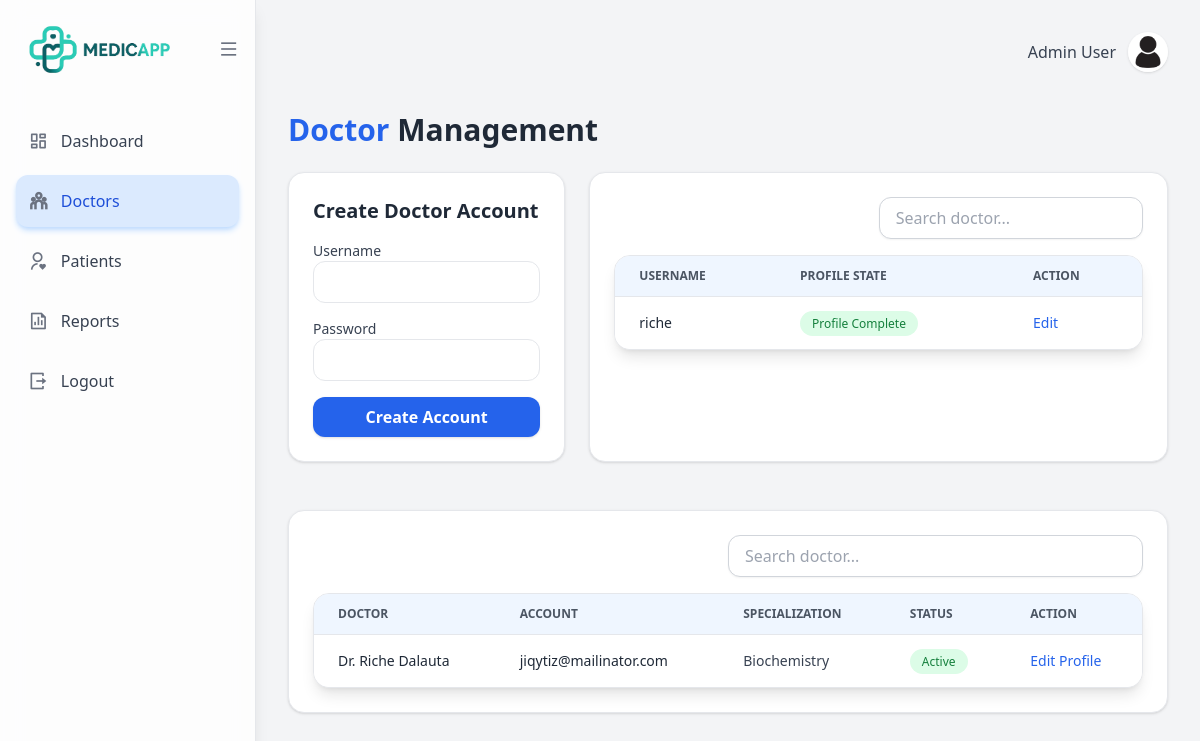
The app's page /admin/admin_doctors, older data.
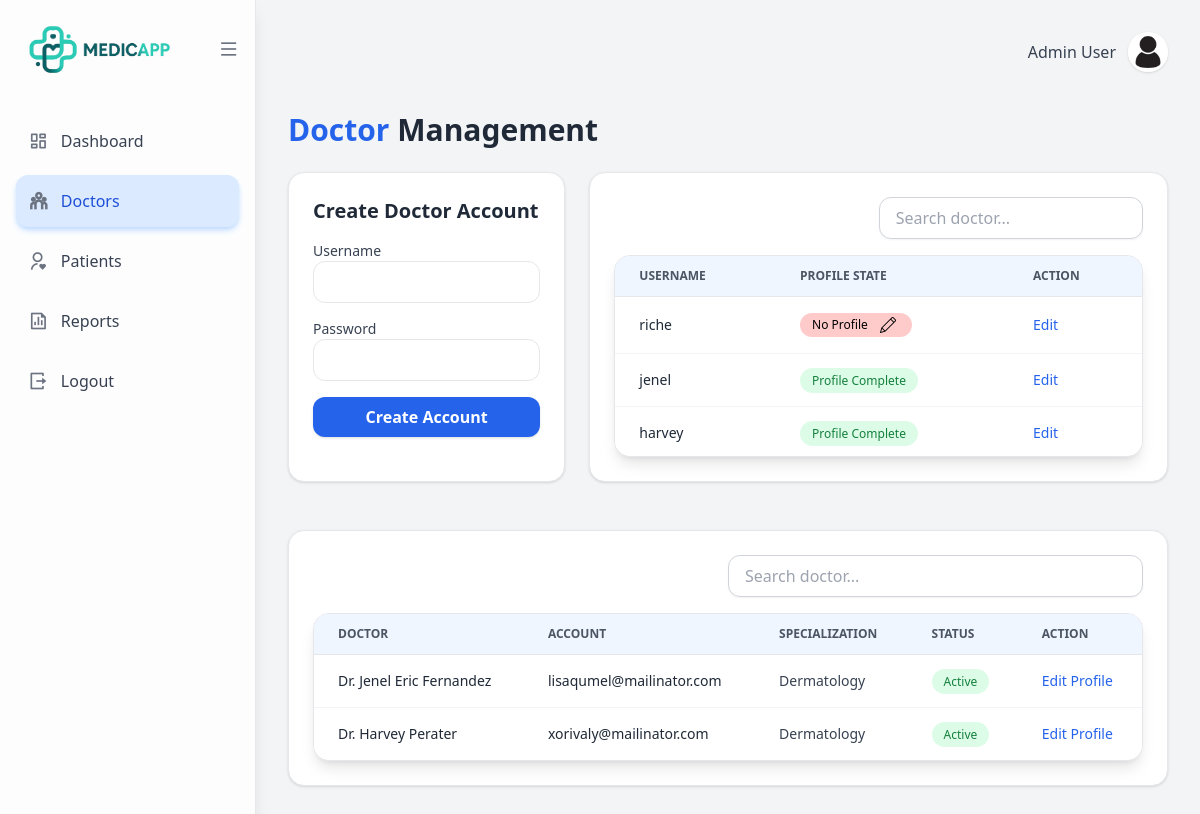
The same page, newer data.
### app/models/account.py (models this page shows)
class Account(db.Model):
    __tablename__ = "account"
    account_id: Mapped[int] = mapped_column(Integer, primary_key=True, autoincrement=True)
    username: Mapped[str] = mapped_column(String(100), unique=True)
    password: Mapped[str] = mapped_column(String(100))
    role: Mapped[str] = mapped_column(String(20))
    created_at: Mapped[datetime] = mapped_column(DateTime, default=datetime.utcnow)
    patient = relationship("Patient", back_populates="account", uselist=False)
    doctor = relationship("Doctor", back_populates="account", uselist=False)

### app/models/doctor.py (models this page shows)
class Doctor(db.Model):
    __tablename__ = "doctor"
    doctor_id: Mapped[int] = mapped_column(Integer, primary_key=True, autoincrement=True)
    account_id: Mapped[int] = mapped_column(ForeignKey("account.account_id"), unique=True)
    firstname: Mapped[str] = mapped_column(EncryptedColumn, nullable=False)
    middlename: Mapped[str] = mapped_column(EncryptedColumn, nullable=True)
    lastname: Mapped[str] = mapped_column(EncryptedColumn, nullable=False)
    age: Mapped[int] = mapped_column(Integer, nullable=False)
    bloodtype: Mapped[str] = mapped_column(EncryptedColumn, nullable=True)
    height: Mapped[str] = mapped_column(EncryptedColumn, nullable=True)
    weight: Mapped[str] = mapped_column(EncryptedColumn, nullable=True)
    specialization: Mapped[str] = mapped_column(EncryptedColumn, nullable=True)
    gender: Mapped[str] = mapped_column(EncryptedColumn, nullable=False)
    dob: Mapped[str] = mapped_column(EncryptedColumn, nullable=False)
    pob: Mapped[str] = mapped_column(EncryptedColumn, nullable=False)
    civilstatus: Mapped[str] = mapped_column(EncryptedColumn, nullable=False)
    degree: Mapped[str] = mapped_column(EncryptedColumn, nullable=False)
    nationality: Mapped[str] = mapped_column(EncryptedColumn, nullable=False)
    religion: Mapped[str] = mapped_column(EncryptedColumn, nullable=False)
    phone: Mapped[str] = mapped_column(EncryptedColumn, nullable=False)
    email: Mapped[str] = mapped_column(EncryptedColumn, nullable=False)
    profile_image: Mapped[str | None] = mapped_column(String(255), nullable=True)
    created_at: Mapped[datetime] = mapped_column(DateTime, default=datetime.utcnow, nullable=False)
    account: Mapped["Account"] = relationship(back_populates="doctor")
    appointments: Mapped[list["Appointment"]] = relationship(back_populates="doctor")
    records: Mapped[list["MedicalRecord"]] = relationship(back_populates="doctor")
    doctor_schedule: Mapped["Doctor_Schedule"] = relationship(back_populates="doctor")

### app/routes/admin/doctors.py (the view, shortened to what this page needs)
@admin_bp.route('/admin_doctors', methods=['GET', 'POST'])
def admin_doctors():
    account_id = request.args.get('account_id', type=int)
    edit_account = Account.query.get(account_id) if account_id else None
    doctors = Doctor.query.all()
    doctors_data = [
        {
            "doctor_id": d.doctor_id,
            "account_id": d.account_id,
            "firstname": d.firstname,
            "middlename": d.middlename,
            "lastname": d.lastname,
            "gender": d.gender,
            "dob": d.dob,
            "pob": d.pob,
            "bloodtype": d.bloodtype,
            "civilstatus": d.civilstatus,
            "nationality": d.nationality,
            "religion": d.religion,
            "phone": d.phone,
            "email": d.email,
            "age": d.age,
            "specialization": d.specialization,
            "profile_image": d.profile_image,
            "full_name": " ".join(filter(None, [
                d.firstname,
                d.middlename,
                d.lastname
            ]))
        }
        for d in doctors
    ]
    accounts = (
        db.session.query(Account)
        .outerjoin(Doctor, Doctor.account_id == Account.account_id)
        .filter(Account.role == 'doctor')
        .all()
    )
    return render_template('admin/admin_doctors.html',
                           accounts=accounts,
                           doctors=doctors_data,
                           edit_account=edit_account
                           )

### app/templates/admin/admin_doctors.html (shortened to what this page needs)
{% extends 'base/layout.html' %}
{% block content %}
<div class="w-full flex bg-gray-100">
    {% include 'admin/admin_sidebar.html' %}
    {% include 'base/notification.html' %}
    <div class="flex-1 p-8">
        <div class="flex justify-end items-center gap-3 mb-10">
            <span class="font-medium text-gray-700">Admin User</span>
            <img src="{{ url_for('static', filename='img/profile.jpg')}}"
                 alt="profile"
                 class="rounded-full w-10 h-10 shadow hover:scale-105 transition">
        </div>
        <div class="flex justify-between items-center mb-6">
            <h1 class="text-3xl font-bold text-gray-800">
                <span class="text-blue-600">Doctor</span> Management
            </h1>
        </div>
        <div class="grid grid-cols-3 gap-6">
            <div class="col-span-1 bg-white rounded-2xl shadow p-6 border">
                <h2 class="text-xl font-semibold text-gray-800 mb-4">
                    {{ 'Edit Doctor Account' if edit_account else 'Create Doctor Account' }}
                </h2>
                <form id="accountForm" method="POST" class="space-y-4">
                <div>
                    <label class="block text-sm font-medium text-gray-700">Username</label>
                    <input type="username" name="username"
                        value="{{ edit_account.username if edit_account else '' }}"
                        required
                        class="w-full px-4 py-2 border rounded-xl focus:ring-2 focus:ring-blue-500 outline-none">
                </div>
                <div>
                    <label class="block text-sm font-medium text-gray-700">
                        Password
                    </label>
                    <input type="password" name="password"
                        class="w-full px-4 py-2 border rounded-xl focus:ring-2 focus:ring-blue-500 outline-none">
                </div>
                <button type="submit"
                    class="w-full py-2 bg-blue-600 text-white font-semibold rounded-xl shadow hover:bg-blue-700 transition"
                    onclick="refreshAccounts()">
                    {{ 'Update Account' if edit_account else 'Create Account' }}
                </button>
            </form>
            </div>
            <div class="col-span-2 bg-white rounded-2xl shadow p-6 border">
                <div class="mb-4 flex justify-end">
                    <input type="text"
                        class="w-1/2 px-4 py-2 rounded-xl border border-gray-300 shadow-sm focus:ring-2 focus:ring-blue-500 outline-none transition"
                        placeholder="Search doctor..."
                        name="q"
                        hx-get="/search"
                        hx-trigger="keyup changed delay:500ms"
                        hx-target="#results">
                </div>
                <div class="bg-white shadow-lg rounded-2xl border border-gray-200 overflow-hidden">
                    <div class="max-h-[200px] overflow-y-auto">
                        <table class="min-w-full divide-y divide-gray-200">
                            <thead class="bg-blue-50 sticky top-0 z-10">
                                <tr>
                                    <th class="px-6 py-3 text-left text-xs font-semibold text-gray-600 uppercase">Username</th>
                                    <th class="px-6 py-3 text-left text-xs font-semibold text-gray-600 uppercase">Profile State</th>
                                    <th class="px-6 py-3 text-left text-xs font-semibold text-gray-600 uppercase">Action</th>
                                </tr>
                            </thead>
                            <tbody id="results" class="divide-y divide-gray-100 bg-white transition-opacity duration-300">
                                {% include 'admin/partials/accounts_table_body.html' %}
                            </tbody>
                        </table>
                    </div>
                </div>
            </div>
        </div>
        <div class="w-full bg-white rounded-2xl shadow p-6 border mt-12">
            <div class="mb-4 flex justify-end">
                <input type="text"
                    class="w-1/2 px-4 py-2 rounded-xl border border-gray-300 shadow-sm focus:ring-2 focus:ring-blue-500 outline-none transition"
                    placeholder="Search doctor..."
                    name="q"
                    hx-get="/search"
                    hx-trigger="keyup changed delay:500ms"
                    hx-target="#results">
            </div>
            <div class="bg-white shadow-lg rounded-2xl border border-gray-200 overflow-hidden">
                <div class="max-h-[450px] overflow-y-auto">
                    <table class="min-w-full divide-y divide-gray-200">
                        <thead class="bg-blue-50">
                            <tr>
                                <th class="px-6 py-3 text-left text-xs font-semibold text-gray-600 uppercase">Doctor</th>
                                <th class="px-6 py-3 text-left text-xs font-semibold text-gray-600 uppercase">Account</th>
                                <th class="px-6 py-3 text-left text-xs font-semibold text-gray-600 uppercase">Specialization</th>
                                <th class="px-6 py-3 text-left text-xs font-semibold text-gray-600 uppercase">Status</th>
                                <th class="px-6 py-3 text-left text-xs font-semibold text-gray-600 uppercase">Action</th>
                            </tr>
                        </thead>
                        <tbody id="results" class="divide-y divide-gray-100 bg-white">
                            {% for doctor in doctors %}
                            <tr class="hover:bg-blue-50 transition">
                                <td class="px-6 py-4 text-sm font-medium text-gray-800">
                                    Dr. {{ doctor.firstname }} {{ doctor.lastname }}
                                </td>
                                <td class="px-6 py-4 text-sm font-medium text-gray-800">
                                    {{ doctor.email }}
                                </td>
                                <td class="px-6 py-4 text-sm text-gray-700">
                                    {{ doctor.specialization }}
                                </td>
                                <td class="px-6 py-4 text-sm">
                                    <span class="px-3 py-1 rounded-full text-xs font-medium
                                                bg-green-100 text-green-700">
                                        Active
                                    </span>
                                </td>
                                <td class="px-6 py-4 text-sm flex gap-4">
                                    <a href="{{ url_for('admin.edit_doctor', doctor_id=doctor.doctor_id) }}"
                                    class="text-blue-600 hover:text-blue-800 font-medium">
                                    Edit Profile
                                    </a>
                                </td>
                            </tr>
                            {% endfor %}
                        </tbody>
                    </table>
                </div>
            </div>
        </div>
    </div>
</div>
{% endblock %}

### app/templates/admin/partials/accounts_table_body.html
{% for account in accounts %}
<tr class="hover:bg-blue-50 transition">
    <td class="px-6 py-4 text-sm font-medium text-gray-800">
        {{ account.username }}
    </td>
    <td class="px-6 py-4 text-sm">
        {% if account.doctor %}
            <span class="px-3 py-1 rounded-full text-xs font-medium bg-green-100 text-green-700">
                Profile Complete
            </span>
        {% else %}
            <a href="{{ url_for('admin.create_doctor_profile', account_id=account.account_id) }}"
               class="px-3 py-1 rounded-full text-xs font-medium bg-red-200
                      text-black hover:bg-red-300 flex gap-3 w-28 items-center">
                No Profile
                <img src="{{ url_for('static', filename='img/pen.png') }}" class="w-4">
            </a>
        {% endif %}
    </td>
    <td class="px-6 py-4 text-sm">
        <a href="{{ url_for('admin.admin_doctors', account_id=account.account_id) }}"
           class="text-blue-600 hover:text-blue-800 font-medium">
            Edit
        </a>
    </td>
</tr>
{% endfor %}

Row changes from the older to the newer data that the page shows:
changed Account "riche": text "Profile Complete" → "No Profile"
added Account: username "jenel", shows "Profile Complete"
added Account: username "harvey", shows "Profile Complete"
added Doctor: firstname "Harvey", lastname "Perater", email "xorivaly@mailinator.com", specialization "Dermatology"
Text that changed along with them:
new list line: "Dr. Active Edit Profile"
new list line: "Jenel Eric Fernandez lisaqumel@mailinator.com Dermatology"
list line gone: "Dr. Active Edit Profile"
list line gone: "Riche Dalauta jiqytiz@mailinator.com Biochemistry"
